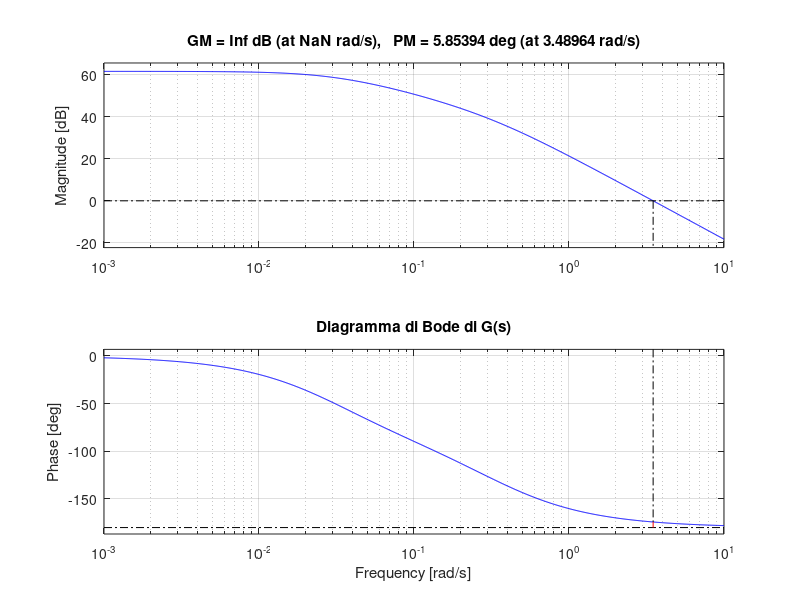
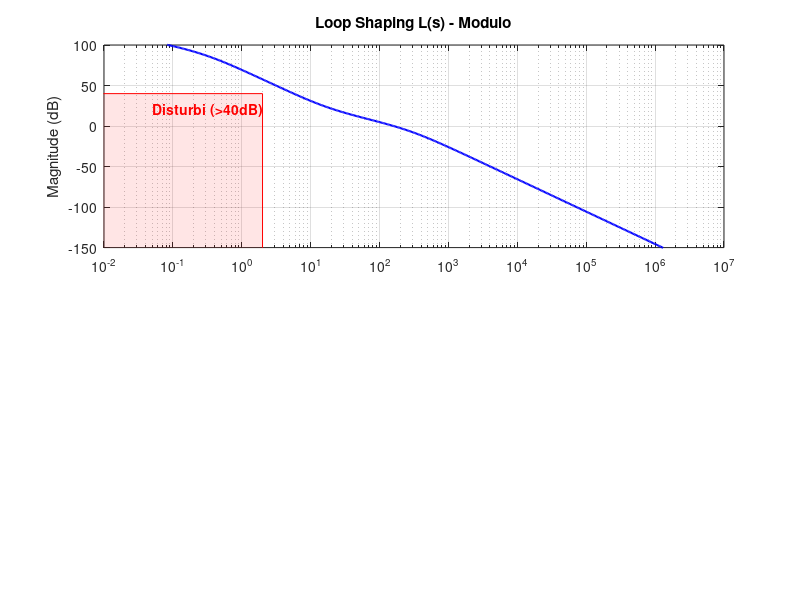

MATLAB code for these plots, in order: (Note: this script raises an error after producing the figures.)
close all; clear all; clc;

% Setup Cartella Output
output_dir = fullfile('..', 'report', 'figs');
if ~exist(output_dir, 'dir'), mkdir(output_dir); end

%% PARAMETRI DEL SISTEMA (Serbatoi) %%
k1 = 0.10;
k2 = 1.50;
k3 = 0.12;
k4 = 2.50;

% Valori di equilibrio (da traccia)
a1_eq = 0.0235;
a2_eq = 3.67;

%% PUNTO 1 %%
% Calcolo dell'equilibrio e linearizzazione
x1e = a1_eq;
x2e = a2_eq;
xe = [x1e; x2e];

% Ingresso di equilibrio (Tensione stazionaria della pompa)
ue = (k1 * sqrt(x1e)) / k4;
fprintf('Tensione di equilibrio ue = %.4f V\n', ue);

% Matrici del sistema linearizzato (Jacobiane)
A = [ -k1/(2*sqrt(x1e)),      0;
       k2/(2*sqrt(x1e)), -k3/(2*sqrt(x2e)) ];
B = [ k4; 0 ];
C = [ 0, 1 ];
D = 0;

fprintf('PUNTO 1: Equilibrio calcolato.\n');

%% PUNTO 2 %%
% Calcolo Funzione di Trasferimento G(s)
sys_ss = ss(A, B, C, D);
s = tf('s');

% Calcolo G(s) analitico
poli = eig(A);
Num_val = B(1) * A(2,1); 
G = Num_val / ((s - poli(1)) * (s - poli(2)));

% Stampa Grafico Bode G(s)
figure(1); clf; set(gcf, 'Color', 'w');
margin(G);
title('Diagramma di Bode di G(s)');
grid on;
saveas(gcf, fullfile(output_dir, 'bode_G_plant.jpg'));

%% PUNTO 3 %%
% SINTESI DEL REGOLATORE

% Specifiche di Progetto
e_star = 0.05;      
W_star = 3;         
D_star = 2.5;       
Mf_target = 55;     
wc_des = 160;       % Pulsazione critica target (rad/s)

% -- Regolatore Statico --
mu_G = dcgain(G);
Kr = 250; 
R_s = Kr;
G_e = G * R_s; 

% -- Regolatore Dinamico (Rete Anticipatrice) --
[mag_Ge, phase_Ge] = bode(G_e, wc_des);
val_Ge = mag_Ge * exp(1j*deg2rad(phase_Ge));

M_star = 1 / abs(val_Ge);
phi_star_deg = Mf_target - (180 + rad2deg(angle(val_Ge)));

while phi_star_deg > 85
    phi_star_deg = phi_star_deg - 5; 
end

phi_rad = deg2rad(phi_star_deg);
tau = (M_star - cos(phi_rad)) / (wc_des * sin(phi_rad));
alpha_tau = (cos(phi_rad) - 1/M_star) / (wc_des * sin(phi_rad));
alpha = alpha_tau / tau;

% Costruzione Regolatore
R_d = (1 + tau*s) / (1 + alpha*tau*s);
R_tot = R_s * R_d; % Regolatore Totale
L = G * R_tot;     % Funzione d'anello

% -- CALCOLO DATI ESATTI PER IL GRAFICO BODE --
[Gm, Pm, Wcg, Wcp] = margin(L); 
phase_at_Wcp = -180 + Pm; 
limit_phase = -150; 

w_vec = logspace(-2, 7, 500);
[mag_L, phase_L] = bode(L, w_vec);
mag_L_db = 20*log10(squeeze(mag_L));
phase_L_deg = squeeze(phase_L);

% -- GRAFICO LOOP SHAPING --
figure(2); clf; set(gcf, 'Color', 'w');

% Subplot 1: MODULO (dB)
subplot(2,1,1);
semilogx(w_vec, mag_L_db, 'b', 'LineWidth', 1.5); grid on; hold on;
ylabel('Magnitude (dB)'); title('Loop Shaping L(s) - Modulo');
xlim([1e-2 1e7]); ylim([-150 100]);

patch([1e-4 2 2 1e-4], [-200 -200 40 40], 'r', 'FaceAlpha', 0.1, 'EdgeColor', 'r');
text(0.05, 20, 'Disturbi (>40dB)', 'Color', 'r', 'FontWeight', 'bold');
yline(40, 'r--', 'HandleVisibility', 'off');

patch([1e5 1e7 1e7 1e5], [-63 -63 150 150], 'r', 'FaceAlpha', 0.1, 'EdgeColor', 'r');
text(2e5, -40, 'Rumore (<-63dB)', 'Color', 'r', 'FontWeight', 'bold');
yline(-63, 'r--', 'HandleVisibility', 'off');

yline(0, 'k-');
plot(Wcp, 0, 'ko', 'MarkerFaceColor', 'k', 'MarkerSize', 6);
text(Wcp*1.5, 10, sprintf('\\omega_c = %.1f rad/s', Wcp), 'Color', 'k');
xline(Wcp, 'k--');

% Subplot 2: FASE (Gradi)
subplot(2,1,2);
semilogx(w_vec, phase_L_deg, 'b', 'LineWidth', 1.5); grid on; hold on;
ylabel('Phase (deg)'); xlabel('Frequency (rad/s)');
title('Loop Shaping L(s) - Fase');
xlim([1e-2 1e7]); ylim([-200 -50]);
yline(-180, 'k-', 'Limit -180');
xline(Wcp, 'k--');

plot(Wcp, limit_phase, 'rx', 'MarkerSize', 12, 'LineWidth', 2);
text(Wcp*1.3, limit_phase, ' Limite Minimo (-150^\circ)', 'Color', 'r', 'FontSize', 9);
plot(Wcp, phase_at_Wcp, 'go', 'MarkerFaceColor', 'g', 'MarkerSize', 6);
text(Wcp*1.3, phase_at_Wcp, sprintf(' Fase Attuale: %.1f^\\circ', phase_at_Wcp), 'Color', 'g', 'FontWeight', 'bold');
quiver(Wcp, limit_phase-15, 0, 10, 'r', 'LineWidth', 1.5, 'MaxHeadSize', 0.5, 'HandleVisibility', 'off');

saveas(gcf, fullfile(output_dir, 'loop_shaping.jpg'));

% -- Grafico Bode Comparativo --
figure(3); clf; set(gcf, 'Color', 'w');
bodemag(G, 'b--'); hold on;
bodemag(L, 'r-');
grid on;
legend('G(s) Plant', 'L(s) Open Loop');
title('Confronto G(s) vs L(s)');
saveas(gcf, fullfile(output_dir, 'bode_comparativo.jpg'));

%% PUNTO 4 %%
% TEST E SIMULAZIONI
S = 1 / (1 + L); 
F = L / (1 + L); 
Q_u = R_tot / (1 + L); % Funzione di Sensitività del Controllo (Ref -> Input u)

% -- Risposta Gradino W=3 (Verifica Completa Dinamica + Statica) --
figure(4); clf; set(gcf, 'Color', 'w');
step(W_star * F, 0.2);
grid on; hold on;

% Vincoli grafici
yline(W_star, 'k-', 'Riferimento');
yline(W_star * 1.05, 'g--', 'Settling 5%');
yline(W_star * 0.95, 'g--', 'HandleVisibility', 'off');
yline(W_star * 1.20, 'm--', 'Max Overshoot 20%');
yline(W_star - e_star, 'r-.', 'Errore Regime');
yline(W_star + e_star, 'r-.', 'HandleVisibility', 'off');
xline(0.050, 'k-', 'Max Time (0.05s)');

title(['Risposta al gradino W=' num2str(W_star) ' - Uscita y(t)']);
legend('Risposta', 'Riferimento', 'Settling 5%', 'Max Overshoot', 'Err. Regime', 'Max Time', 'Location', 'SouthEast');
saveas(gcf, fullfile(output_dir, 'step_response_output.jpg'));


% -- NUOVO: Analisi Sforzo di Controllo (Variabile Manipolata) --
figure(8); clf; set(gcf, 'Color', 'w');
% Risposta al gradino del segnale di controllo (delta u)
[u_step, t_u] = step(W_star * Q_u, 0.2); 
plot(t_u, u_step, 'b', 'LineWidth', 1.5);
grid on; hold on;
yline(0, 'k-');
title(['Sforzo di Controllo (Variazione \deltau) per W=' num2str(W_star)]);
ylabel('Tensione \deltau (Volt)'); xlabel('Tempo (s)');
max_u = max(abs(u_step));
text(0.1, max_u*0.8, sprintf('Max \\DeltaV \\approx %.1f V', max_u), 'BackgroundColor', 'w');
saveas(gcf, fullfile(output_dir, 'step_response_control_effort.jpg'));
fprintf('Picco sforzo di controllo (delta): %.2f V\n', max_u);


% -- Funzioni di Sensitività --
figure(5); clf; set(gcf, 'Color', 'w');
bodemag(S, 'b'); hold on;
bodemag(F, 'r--');
grid on;
legend('|S|', '|F|');
title('Funzioni di Sensitività S e F');
saveas(gcf, fullfile(output_dir, 'sensitivita.jpg'));

% -- SIMULAZIONE DISTURBI E RUMORE --

% 1. Disturbo sull'uscita d(t) -- MODIFICATO: Tempo esteso per regime
figure(6); clf; set(gcf, 'Color', 'w');

td = 0:0.1:150; % Esteso a 150s per garantire regime
d_val = zeros(size(td));
for k = 1:4
    d_val = d_val + 1.0 * sin(0.1 * k * td);
end

sim_d = lsim(S, d_val, td);

subplot(2,1,1);
plot(td, d_val, 'r--', 'LineWidth', 1);
ylabel('Ampiezza'); title('Ingresso: Disturbo d(t)');
grid on; xlim([0 max(td)]);

subplot(2,1,2);
plot(td, sim_d, 'b', 'LineWidth', 1.5);
ylabel('Ampiezza'); xlabel('Tempo (s)');
title('Uscita: Residuo y_d(t) (Attenuato)');
grid on; xlim([0 max(td)]);

% Calcolo attenuazione su seconda metà del segnale (REGIME)
idx_regime = round(length(td)/2):length(td);
max_in_d = max(abs(d_val(idx_regime)));
max_out_d = max(abs(sim_d(idx_regime)));
att_d_db = 20*log10(max_in_d/max_out_d);
sgtitle(sprintf('Test Disturbo: Attenuazione a regime \\approx %.1f dB', att_d_db));

saveas(gcf, fullfile(output_dir, 'reiezione_disturbo.jpg'));


% 2. Rumore di misura n(t) -- MODIFICATO: Durata aumentata e passo ottimizzato
figure(7); clf; set(gcf, 'Color', 'w');

% Passo 1e-6 (sufficiente per 10^5 rad/s) e durata 0.1s (2x tempo assestamento)
tn = 0:1e-6:0.1; 

n_val = zeros(size(tn));
for k = 1:4
    n_val = n_val + 2.5 * sin(1e5 * k * tn);
end

% Risposta al rumore (trasferimento -F)
sim_n = lsim(-F, n_val, tn);

subplot(2,1,1);
plot(tn, n_val, 'r--', 'LineWidth', 0.5); % Linea più sottile per chiarezza
ylabel('Ampiezza'); title('Ingresso: Rumore n(t)');
grid on; xlim([0 max(tn)]);

subplot(2,1,2);
plot(tn, sim_n, 'b', 'LineWidth', 1);
ylabel('Ampiezza'); xlabel('Tempo (s)');
title('Uscita: Residuo y_n(t) (Attenuato)');
grid on; xlim([0 max(tn)]);

% Calcolo attenuazione a regime (ultimi 50% dei campioni)
idx_regime_n = round(length(tn)/2):length(tn);
max_in_n = max(abs(n_val(idx_regime_n)));
max_out_n = max(abs(sim_n(idx_regime_n)));
attenuazione_reale = 20*log10(max_in_n/max_out_n);
sgtitle(sprintf('Test Rumore: Attenuazione a regime \\approx %.1f dB', attenuazione_reale));

saveas(gcf, fullfile(output_dir, 'reiezione_rumore.jpg'));

fprintf('Tutti i grafici aggiornati e corretti (Sforzo Controllo + Rumore esteso).\n');